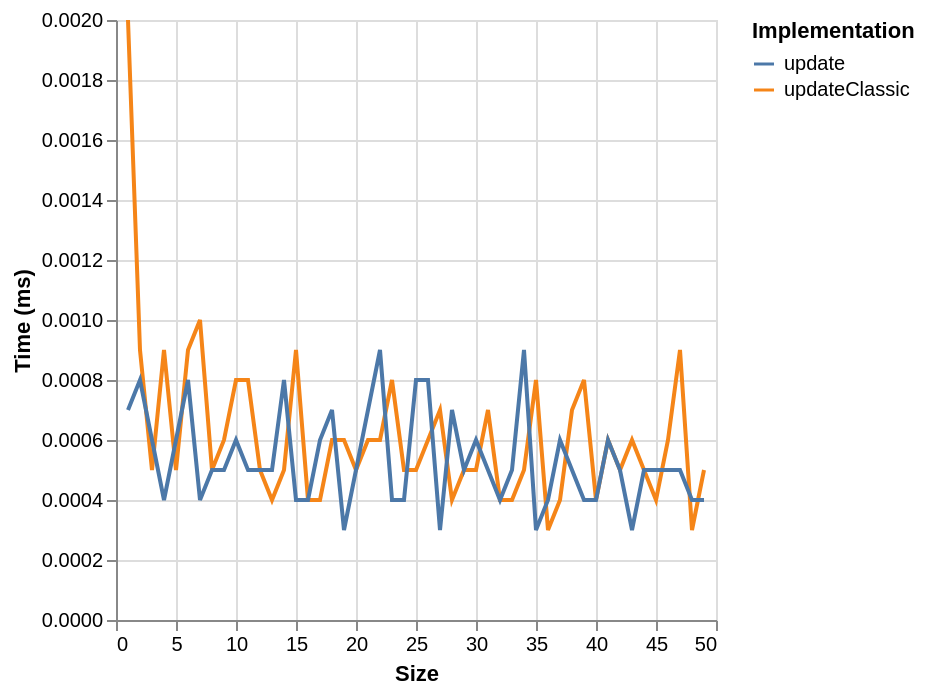

Vega-Lite specification for this chart:
### Vega specification from a JSON file in a GitHub repository (floating-point values rounded to 4 significant figures)
{"$schema": "https://vega.github.io/schema/vega/v6.json", "background": "white", "padding": 5, "width": 300, "height": 300, "style": "cell", "data": [{"name": "source_0", "values": [{"ms": 0.002, "series": "updateClassic", "size": 1}, {"ms": 0.0009, "series": "updateClassic", "size": 2}, {"ms": 0.0005, "series": "updateClassic", "size": 3}, {"ms": 0.0009, "series": "updateClassic", "size": 4}, {"ms": 0.0005, "series": "updateClassic", "size": 5}, {"ms": 0.0009, "series": "updateClassic", "size": 6}, {"ms": 0.001, "series": "updateClassic", "size": 7}, {"ms": 0.0005, "series": "updateClassic", "size": 8}, {"ms": 0.0006, "series": "updateClassic", "size": 9}, {"ms": 0.0008, "series": "updateClassic", "size": 10}, {"ms": 0.0008, "series": "updateClassic", "size": 11}, {"ms": 0.0005, "series": "updateClassic", "size": 12}, {"ms": 0.0004, "series": "updateClassic", "size": 13}, {"ms": 0.0005, "series": "updateClassic", "size": 14}, {"ms": 0.0009, "series": "updateClassic", "size": 15}, {"ms": 0.0004, "series": "updateClassic", "size": 16}, {"ms": 0.0004, "series": "updateClassic", "size": 17}, {"ms": 0.0006, "series": "updateClassic", "size": 18}, {"ms": 0.0006, "series": "updateClassic", "size": 19}, {"ms": 0.0005, "series": "updateClassic", "size": 20}, {"ms": 0.0006, "series": "updateClassic", "size": 21}, {"ms": 0.0006, "series": "updateClassic", "size": 22}, {"ms": 0.0008, "series": "updateClassic", "size": 23}, {"ms": 0.0005, "series": "updateClassic", "size": 24}, {"ms": 0.0005, "series": "updateClassic", "size": 25}, {"ms": 0.0006, "series": "updateClassic", "size": 26}, {"ms": 0.0007, "series": "updateClassic", "size": 27}, {"ms": 0.0004, "series": "updateClassic", "size": 28}, {"ms": 0.0005, "series": "updateClassic", "size": 29}, {"ms": 0.0005, "series": "updateClassic", "size": 30}, {"ms": 0.0007, "series": "updateClassic", "size": 31}, {"ms": 0.0004, "series": "updateClassic", "size": 32}, {"ms": 0.0004, "series": "updateClassic", "size": 33}, {"ms": 0.0005, "series": "updateClassic", "size": 34}, {"ms": 0.0008, "series": "updateClassic", "size": 35}, {"ms": 0.0003, "series": "updateClassic", "size": 36}, {"ms": 0.0004, "series": "updateClassic", "size": 37}, {"ms": 0.0007, "series": "updateClassic", "size": 38}, {"ms": 0.0008, "series": "updateClassic", "size": 39}, {"ms": 0.0004, "series": "updateClassic", "size": 40}, {"ms": 0.0006, "series": "updateClassic", "size": 41}, {"ms": 0.0005, "series": "updateClassic", "size": 42}, {"ms": 0.0006, "series": "updateClassic", "size": 43}, {"ms": 0.0005, "series": "updateClassic", "size": 44}, {"ms": 0.0004, "series": "updateClassic", "size": 45}, {"ms": 0.0006, "series": "updateClassic", "size": 46}, {"ms": 0.0009, "series": "updateClassic", "size": 47}, {"ms": 0.0003, "series": "updateClassic", "size": 48}, {"ms": 0.0005, "series": "updateClassic", "size": 49}, {"ms": 0.0007, "series": "update", "size": 1}, {"ms": 0.0008, "series": "update", "size": 2}, {"ms": 0.0006, "series": "update", "size": 3}, {"ms": 0.0004, "series": "update", "size": 4}, {"ms": 0.0006, "series": "update", "size": 5}, {"ms": 0.0008, "series": "update", "size": 6}, {"ms": 0.0004, "series": "update", "size": 7}, {"ms": 0.0005, "series": "update", "size": 8}, {"ms": 0.0005, "series": "update", "size": 9}, {"ms": 0.0006, "series": "update", "size": 10}, {"ms": 0.0005, "series": "update", "size": 11}, {"ms": 0.0005, "series": "update", "size": 12}, {"ms": 0.0005, "series": "update", "size": 13}, {"ms": 0.0008, "series": "update", "size": 14}, {"ms": 0.0004, "series": "update", "size": 15}, {"ms": 0.0004, "series": "update", "size": 16}, {"ms": 0.0006, "series": "update", "size": 17}, {"ms": 0.0007, "series": "update", "size": 18}, {"ms": 0.0003, "series": "update", "size": 19}, {"ms": 0.0005, "series": "update", "size": 20}, {"ms": 0.0007, "series": "update", "size": 21}, {"ms": 0.0009, "series": "update", "size": 22}, {"ms": 0.0004, "series": "update", "size": 23}, {"ms": 0.0004, "series": "update", "size": 24}, {"ms": 0.0008, "series": "update", "size": 25}, {"ms": 0.0008, "series": "update", "size": 26}, {"ms": 0.0003, "series": "update", "size": 27}, {"ms": 0.0007, "series": "update", "size": 28}, {"ms": 0.0005, "series": "update", "size": 29}, {"ms": 0.0006, "series": "update", "size": 30}, {"ms": 0.0005, "series": "update", "size": 31}, {"ms": 0.0004, "series": "update", "size": 32}, {"ms": 0.0005, "series": "update", "size": 33}, {"ms": 0.0009, "series": "update", "size": 34}, {"ms": 0.0003, "series": "update", "size": 35}, {"ms": 0.0004, "series": "update", "size": 36}, {"ms": 0.0006, "series": "update", "size": 37}, {"ms": 0.0005, "series": "update", "size": 38}, {"ms": 0.0004, "series": "update", "size": 39}, {"ms": 0.0004, "series": "update", "size": 40}, {"ms": 0.0006, "series": "update", "size": 41}, {"ms": 0.0005, "series": "update", "size": 42}, {"ms": 0.0003, "series": "update", "size": 43}, {"ms": 0.0005, "series": "update", "size": 44}, {"ms": 0.0005, "series": "update", "size": 45}, {"ms": 0.0005, "series": "update", "size": 46}, {"ms": 0.0005, "series": "update", "size": 47}, {"ms": 0.0004, "series": "update", "size": 48}, {"ms": 0.0004, "series": "update", "size": 49}]}, {"name": "data_0", "source": "source_0", "transform": [{"type": "formula", "expr": "toNumber(datum[\"size\"])", "as": "size"}]}], "marks": [{"name": "pathgroup", "type": "group", "from": {"facet": {"name": "faceted_path_main", "data": "data_0", "groupby": ["series"]}}, "encode": {"update": {"width": {"field": {"group": "width"}}, "height": {"field": {"group": "height"}}}}, "marks": [{"name": "marks", "type": "line", "style": ["line"], "sort": {"field": "x"}, "from": {"data": "faceted_path_main"}, "encode": {"update": {"stroke": {"scale": "color", "field": "series"}, "description": {"signal": "\"Size: \" + (format(datum[\"size\"], \"\")) + \"; Time (ms): \" + (format(datum[\"ms\"], \"\")) + \"; series: \" + (isValid(datum[\"series\"]) ? isArray(datum[\"series\"]) ? join(datum[\"series\"], ' ') : datum[\"series\"] : \"\"+datum[\"series\"])"}, "x": {"scale": "x", "field": "size"}, "y": {"scale": "y", "field": "ms"}, "defined": {"signal": "isValid(datum[\"size\"]) && isFinite(+datum[\"size\"]) && isValid(datum[\"ms\"]) && isFinite(+datum[\"ms\"])"}}}}]}], "scales": [{"name": "x", "type": "linear", "domain": {"data": "data_0", "field": "size"}, "range": [0, {"signal": "width"}], "nice": true, "zero": false}, {"name": "y", "type": "linear", "domain": {"data": "data_0", "field": "ms"}, "range": [{"signal": "height"}, 0], "nice": true, "zero": true}, {"name": "color", "type": "ordinal", "domain": {"data": "data_0", "field": "series", "sort": true}, "range": "category"}], "axes": [{"scale": "x", "orient": "bottom", "gridScale": "y", "grid": true, "tickCount": {"signal": "ceil(width/40)"}, "domain": false, "labels": false, "aria": false, "maxExtent": 0, "minExtent": 0, "ticks": false, "zindex": 0}, {"scale": "y", "orient": "left", "gridScale": "x", "grid": true, "tickCount": {"signal": "ceil(height/40)"}, "domain": false, "labels": false, "aria": false, "maxExtent": 0, "minExtent": 0, "ticks": false, "zindex": 0}, {"scale": "x", "orient": "bottom", "grid": false, "title": "Size", "labelFlush": true, "labelOverlap": true, "tickCount": {"signal": "ceil(width/40)"}, "zindex": 0}, {"scale": "y", "orient": "left", "grid": false, "title": "Time (ms)", "labelOverlap": true, "tickCount": {"signal": "ceil(height/40)"}, "zindex": 0}], "legends": [{"orient": "right", "symbolLimit": 30, "title": "Implementation", "stroke": "color", "symbolType": "stroke"}]}
